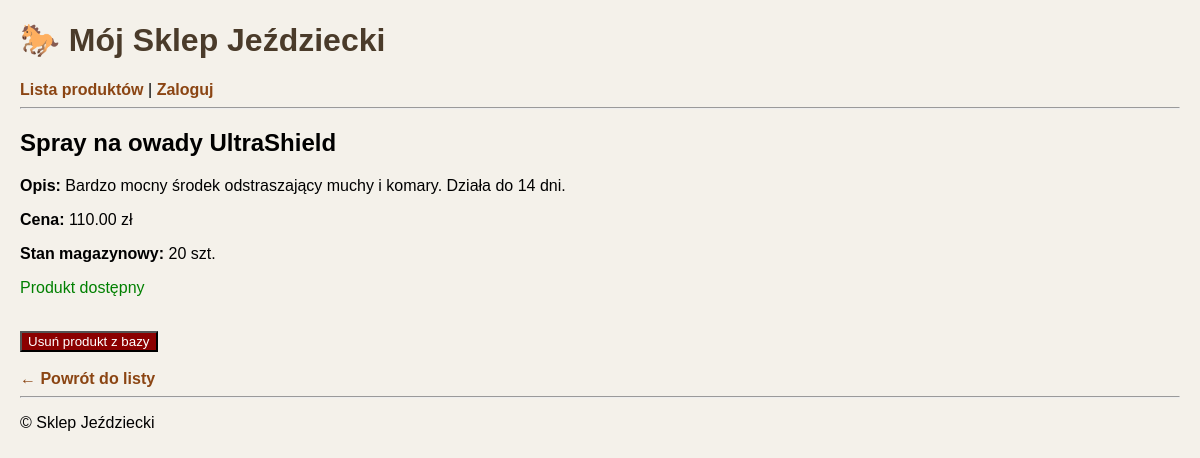
/html/produkty/9/, run on an earlier commit of the app's database.
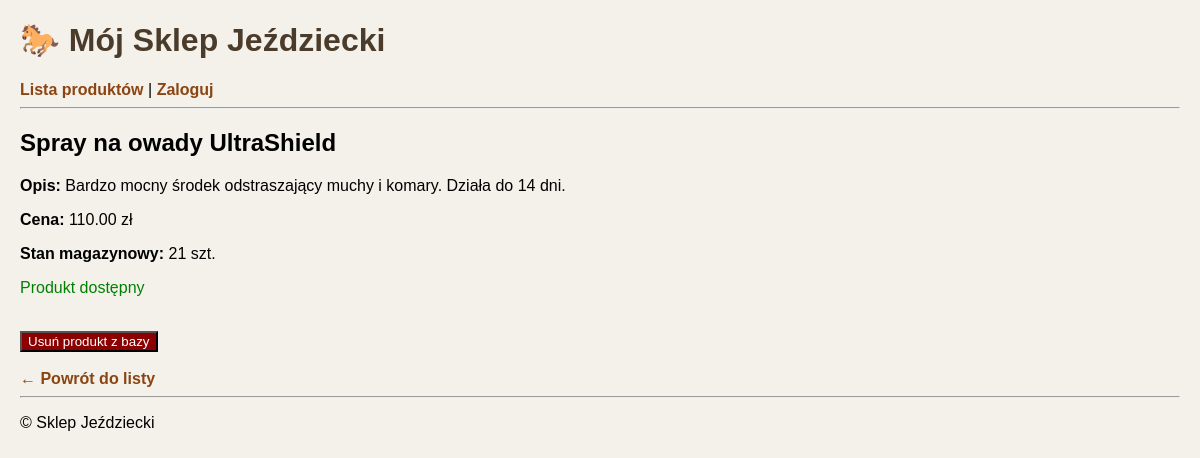
And on a later commit of the database.
### sklep/models.py (models this page shows, shortened)
class Produkt(models.Model):
    kategoria = models.ForeignKey(Kategoria, related_name='produkty', on_delete=models.CASCADE)
    nazwa = models.CharField(max_length=200)
    slug = models.SlugField(max_length=200, unique=True, blank=True)
    opis = models.TextField(blank=True, null=True)
    cena = models.DecimalField(max_digits=10, decimal_places=2)
    stan_magazynowy = models.PositiveIntegerField(default=0)
    dostepny = models.BooleanField(default=True)
    utworzono = models.DateTimeField(auto_now_add=True)
    class Meta:
        verbose_name = "Produkt"
        verbose_name_plural = "Produkty"
        ordering = ['-utworzono']
        constraints = [
            CheckConstraint(check=Q(cena__gte=0), name='cena_nieujemna'),
            CheckConstraint(check=Q(stan_magazynowy__gte=0), name='stan_nieujemny'),
        ]

### sklep/views.py (the view)
# urls.py: path('html/produkty/<int:id>/', views.produkt_detail_html, name='produkt-detail-html'),
def produkt_detail_html(request, id):
    produkt = get_object_or_404(Produkt, id=id)
    if request.method == "POST":
        if not request.user.is_authenticated:
            return redirect('user-login')
        produkt.delete()
        return redirect('produkt-list-html')
    return render(request, "sklep/produkt/detail.html", {'produkt': produkt})

### sklep/templates/sklep/produkt/detail.html (shortened to what this page needs)
{% extends "sklep/base.html" %}
{% block content %}
    <h2>{{ produkt.nazwa }}</h2>
    <p><strong>Opis:</strong> {{ produkt.opis }}</p>
    <p><strong>Cena:</strong> {{ produkt.cena }} zł</p>
    <p><strong>Stan magazynowy:</strong> {{ produkt.stan_magazynowy }} szt.</p>
    {% if produkt.dostepny %}
        <p style="color: green;">Produkt dostępny</p>
    {% else %}
        <p style="color: red;">Produkt niedostępny</p>
    {% endif %}
    <br>
    <form method="post">
        <button type="submit" onclick="return confirm('Czy na pewno chcesz usunąć to siodło/sprzęt?');" style="background-color: darkred; color: white;">
            Usuń produkt z bazy
        </button>
    </form>
    <br>
    <a href="{% url 'produkt-list-html' %}">← Powrót do listy</a>
{% endblock %}

What changed in the data, as far as the page shows it:
changed Produkt "Spray na owady UltraShield": stan_magazynowy "20" → "21"
